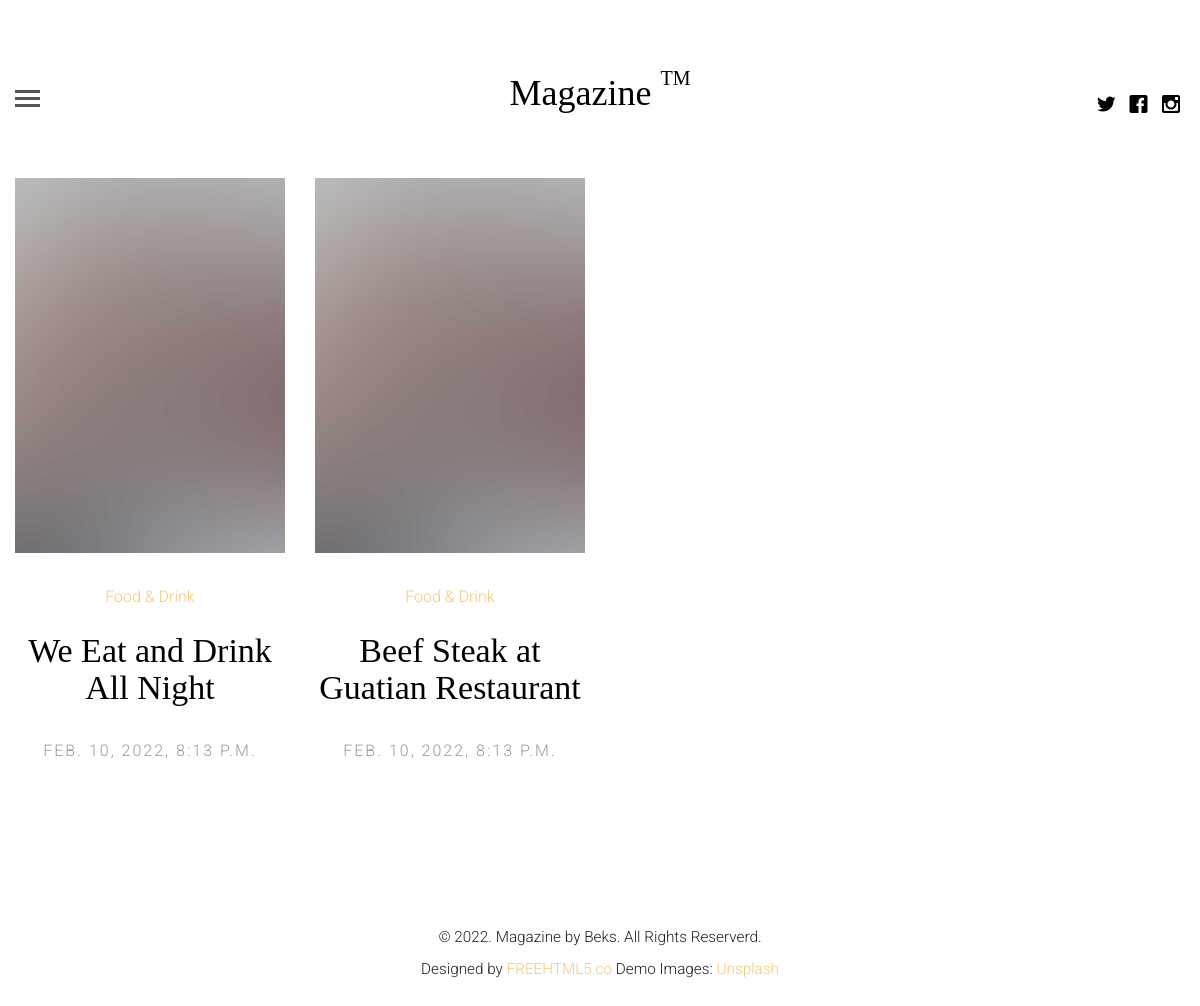
Page /category/1/ on the committed database.
### apps/articles/models.py (models this page shows, shortened)
class Article(models.Model):
    title = models.CharField(max_length=255)
    description = models.TextField(verbose_name='Описание')
    category = models.ForeignKey(to=ArticleCategory, on_delete=models.CASCADE,
                                 related_name='articles')  # related_name - для обращения из категории к публикациям
    created_at = models.DateTimeField(default=timezone.now())
    updated_at = models.DateTimeField(default=timezone.now())
    class Meta:
        verbose_name = 'Публикация'
        verbose_name_plural = 'Публикации'

class ArticleCategory(models.Model):
    title = models.CharField(max_length=100, unique=True)
    class Meta:
        verbose_name = 'Категории'  # эти названия будут показывать в админ панели
        verbose_name_plural = 'Категории'

### apps/articles/views.py (the view)
# urls.py: path('category/<int:category_pk>/', ArticleCategoryDetailListView.as_view(), name='category-url'),
class ArticleCategoryDetailListView(generic.TemplateView):
    template_name = 'category-single.html'
    def get_context_data(self, **kwargs):
        context = dict()
        context['category_list'] = ArticleCategory.objects.all()
        category_pk = kwargs['category_pk']
        context['article_list'] = Article.objects.filter(category_id=category_pk)
        return context

### templates/category-single.html
{% extends "base.html" %}
{% load static %}
{% block content %}
	<div class="container-fluid" >
		<div class="row fh5co-post-entry">
			{% for article in article_list %}
			<article class="col-lg-3 col-md-3 col-sm-3 col-xs-6 col-xxs-12 animate-box">
				<figure>
					<a href="{% url 'article-detail-url' article.id %}"><img src="{% static 'images/pic_1.jpg' %}" alt="Image" class="img-responsive"></a>
				</figure>
				<span class="fh5co-meta"><a href="{% url 'article-detail-url' article.id %}">{{article.category.title}}</a></span>
				<h2 class="fh5co-article-title"><a href="{% url 'article-detail-url' article.id %}">{{article.title}}</a></h2>
				<span class="fh5co-meta fh5co-date">{{article.created_at}}</span>
			</article>
			{% endfor %}
		</div>
	</div>
{% endblock %}

### assets/css/style.css (style rules this page uses)
html { background: #fff; }
body { font-family: "Roboto", arial, sans-serif; font-size: 18px; font-weight: 300; line-height: 1.8; color: #222; background: #fff; }
a { color: #f7c873; -webkit-transition: 0.5s; -o-transition: 0.5s; transition: 0.5s; }
h1, h2, h3, h4, h5, h6 { font-family: "Playfair Display", times, serif; color: #000; }
.fh5co-post-entry article { text-align: center; float: left; margin-bottom: 110px; padding-left: 3em; padding-right: 3em; }
@media screen and (max-width: 1200px) { .fh5co-post-entry article { margin-bottom: 80px; padding-left: 15px; padding-right: 15px; } }
.fh5co-post-entry article a img { opacity: 1; -webkit-transition: 0.5s; -o-transition: 0.5s; transition: 0.5s; }
.fh5co-post-entry article figure { margin-bottom: 30px; }
.fh5co-post-entry article h2 { font-family: "Playfair Display", times, serif; font-size: 34px; color: #000; margin-bottom: 30px; }
.fh5co-post-entry article h2 a { color: #000; }
.fh5co-post-entry article .fh5co-meta { font-size: 16px; font-family: "Roboto", arial, sans-serif; color: #999999; margin-bottom: 20px; display: block; }
.fh5co-post-entry article .fh5co-meta.fh5co-date { text-transform: uppercase; letter-spacing: 2px; }
.js .to-animate, .js .to-animate-2, .js .animate-box { opacity: 0; }

### rows in the picture
Article: category "Food & Drink", title "We Eat and Drink All Night", created_at "FEB. 10, 2022, 8:13 P.M."
Article: category "Food & Drink", title "Beef Steak at Guatian Restaurant", created_at "FEB. 10, 2022, 8:13 P.M."
